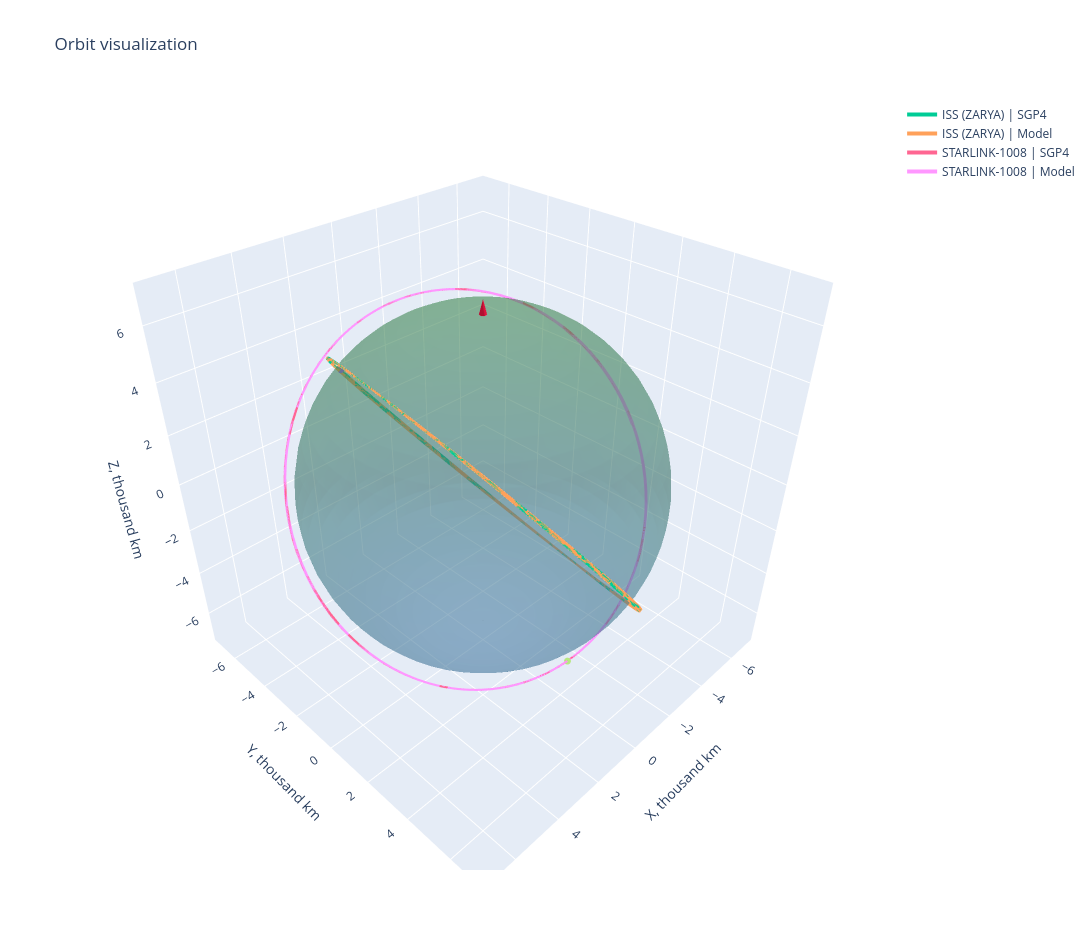

Here is the notebook cell this chart was saved with:
### Code cell
fig3d = build_orbit_figure(states=tracks_eci, names=names_3d, show_earth=True)
fig3d.show()

### Figure 1 — Plotly figure (JSON) as saved in the notebook; plotly's stock layout.template omitted (floating-point values rounded to 4 significant figures; data arrays with more than 128 entries replaced by an {"elided": "..."} marker saying what was removed)
{"data": [{"colorscale": [[0, "rgb(68,120,180)"], [1, "rgb(60,145,75)"]], "hoverinfo": "skip", "name": "Earth", "opacity": 0.35, "showscale": false, "type": "surface", "x": {"elided": "60x30 float values"}, "y": {"elided": "60x30 float values"}, "z": {"elided": "60x30 float values"}}, {"colorscale": [[0, "crimson"], [1, "crimson"]], "name": "North pole", "showscale": false, "sizemode": "absolute", "sizeref": 0.5103, "type": "cone", "u": [0], "v": [0], "w": [2.232], "x": [0], "y": [0], "z": [6.506]}, {"line": {"width": 4}, "mode": "lines", "name": "ISS (ZARYA) | SGP4", "type": "scatter3d", "x": {"elided": "361 float values"}, "y": {"elided": "361 float values"}, "z": {"elided": "361 float values"}}, {"marker": {"size": 4}, "mode": "markers", "name": "ISS (ZARYA) | SGP4 (current)", "showlegend": false, "type": "scatter3d", "x": [1.064], "y": [-6.211], "z": [2.533]}, {"line": {"width": 4}, "mode": "lines", "name": "ISS (ZARYA) | Model", "type": "scatter3d", "x": {"elided": "361 float values"}, "y": {"elided": "361 float values"}, "z": {"elided": "361 float values"}}, {"marker": {"size": 4}, "mode": "markers", "name": "ISS (ZARYA) | Model (current)", "showlegend": false, "type": "scatter3d", "x": [1.063], "y": [-6.211], "z": [2.533]}, {"line": {"width": 4}, "mode": "lines", "name": "STARLINK-1008 | SGP4", "type": "scatter3d", "x": {"elided": "361 float values"}, "y": {"elided": "361 float values"}, "z": {"elided": "361 float values"}}, {"marker": {"size": 4}, "mode": "markers", "name": "STARLINK-1008 | SGP4 (current)", "showlegend": false, "type": "scatter3d", "x": [0.00267], "y": [4.216], "z": [-5.501]}, {"line": {"width": 4}, "mode": "lines", "name": "STARLINK-1008 | Model", "type": "scatter3d", "x": {"elided": "361 float values"}, "y": {"elided": "361 float values"}, "z": {"elided": "361 float values"}}, {"marker": {"size": 4}, "mode": "markers", "name": "STARLINK-1008 | Model (current)", "showlegend": false, "type": "scatter3d", "x": [0.002533], "y": [4.216], "z": [-5.501]}], "layout": {"height": 950, "scene": {"aspectmode": "cube", "xaxis": {"range": [-7.407, 7.407], "title": {"text": "X, thousand km"}}, "yaxis": {"range": [-7.407, 7.407], "title": {"text": "Y, thousand km"}}, "zaxis": {"range": [-7.407, 7.407], "title": {"text": "Z, thousand km"}}}, "title": {"text": "Orbit visualization"}, "width": 1100}}
